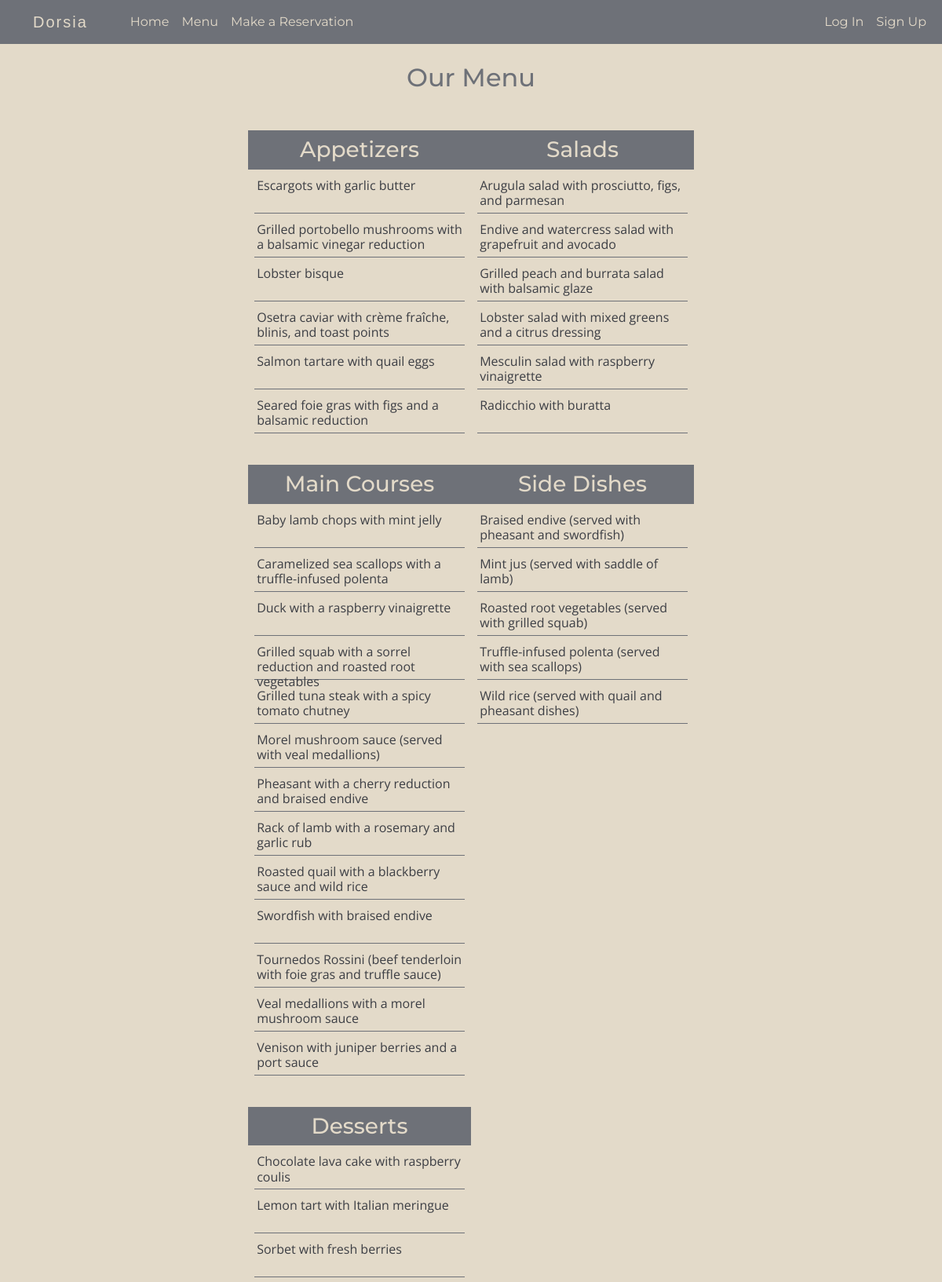
The app's page /menu/ (upper part) with its own data.
### restaurant/models.py (models this page shows, shortened)
class Meal(models.Model):
    meal_name = models.CharField(max_length=100)
    meal_description = models.CharField(max_length=1000)
    meal_type = models.IntegerField(choices=MEAL_TYPE)
    allergens = models.CharField(max_length=250)
    class Meta:
        ordering = ['meal_type', 'meal_name']

### restaurant/views.py (the view)
# urls.py: path('menu/', menu, name='menu'),
def menu(request):
    meals = Meal.objects.all()
    drinks = Drink.objects.all()
    context = {'meals': meals, 'drinks': drinks}
    return render(request, 'menu.html', context)

### templates/menu.html (shortened to what this page needs)
{% extends 'base.html' %}
{% block content %}
<h2 class = "title">Our Menu</h2>
<div class="row menu-row">
    <div class="col-md-10 col-lg-8 col-xl-6 col-sm-12">
        <div class="row">
            <div class="col-md-6 col-sm-12 menu-category">
                <h3>Appetizers</h3>
                {% for meal in meals %}
                {% if meal.meal_type == 0 %}
                <div class="accordion-item">
                    <h4 class="accordion-header" id="flush-heading-{{ meal.id }}">
                        <button class="accordion-button collapsed" type="button" data-bs-toggle="collapse"
                            data-bs-target="#flush-collapse-{{ meal.id }}" aria-expanded="false"
                            aria-controls="flush-collapse-{{ meal.id }}">{{ meal.meal_name }}
                        </button>
                </div>
                {% endif %}
                {% endfor %}
            </div>
            <div class="col-md-6 col-sm-12 menu-category">
                <h3>Salads</h3>
                {% for meal in meals %}
                {% if meal.meal_type == 1 %}
                <div class="accordion-item">
                    <h4 class="accordion-header" id="flush-heading-{{ meal.id }}">
                        <button class="accordion-button collapsed" type="button" data-bs-toggle="collapse"
                            data-bs-target="#flush-collapse-{{ meal.id }}" aria-expanded="false"
                            aria-controls="flush-collapse-{{ meal.id }}">{{ meal.meal_name }}
                        </button>
                </div>
                {% endif %}
                {% endfor %}
            </div>
            <div class="col-md-6 col-sm-12 menu-category">
                <h3>Main Courses</h3>
                {% for meal in meals %}
                {% if meal.meal_type == 2 %}
                <div class="accordion-item">
                    <h4 class="accordion-header" id="flush-heading-{{ meal.id }}">
                        <button class="accordion-button collapsed" type="button" data-bs-toggle="collapse"
                            data-bs-target="#flush-collapse-{{ meal.id }}" aria-expanded="false"
                            aria-controls="flush-collapse-{{ meal.id }}">{{ meal.meal_name }}
                        </button>
                </div>
                {% endif %}
                {% endfor %}
            </div>
            <div class="col-md-6 col-sm-12 menu-category">
                <h3>Side Dishes</h3>
                {% for meal in meals %}
                {% if meal.meal_type == 3 %}
                <div class="accordion-item">
                    <h4 class="accordion-header" id="flush-heading-{{ meal.id }}">
                        <button class="accordion-button collapsed" type="button" data-bs-toggle="collapse"
                            data-bs-target="#flush-collapse-{{ meal.id }}" aria-expanded="false"
                            aria-controls="flush-collapse-{{ meal.id }}">{{ meal.meal_name }}
                        </button>
                </div>
                {% endif %}
                {% endfor %}
            </div>
            <div class="col-md-6 col-sm-12 menu-category">
                <h3>Desserts</h3>
                {% for meal in meals %}
                {% if meal.meal_type == 4 %}
                <div class="accordion-item">
                    <h4 class="accordion-header" id="flush-heading-{{ meal.id }}">
                        <button class="accordion-button collapsed" type="button" data-bs-toggle="collapse"
                            data-bs-target="#flush-collapse-{{ meal.id }}" aria-expanded="false"
                            aria-controls="flush-collapse-{{ meal.id }}">{{ meal.meal_name }}
                        </button>
                        </h4>
                </div>
                {% endif %}
                {% endfor %}
            </div>
        </div>
    </div>
</div>
{% endblock %}

### static/css/style.css (style rules this page uses)
body { font-family: "Open Sans", sans-serif; overflow-x: hidden; color: #3C3E44; padding-top: 3rem; }
.row { --bs-gutter-x: 0 !important; --bs-gutter-y: 0 !important; }
.title { text-align: center; padding: 2rem 1rem; background-color: #E3DAC9; margin-bottom: 0; font-family: "Montserrat", sans-serif; color: #6E7178; }
.menu-row { background-color: #E3DAC9; padding: 1rem 2rem; font-family: "Open Sans", sans-serif; color: #3C3E44; justify-content: center; }
.menu-row h3 { font-family: "Montserrat", sans-serif; text-align: center; background-color: #6E7178; color: #3C3E44; padding: 0.5rem 0; color: #E3DAC9; }
.menu-category { padding: 0 0.5rem; margin-bottom: 2rem; }
.menu-category h4 { margin: 0.5rem; background-color: #E3DAC9; border-bottom: 1px solid #6E7178; height: 3rem; padding: 0.2rem; color: #3C3E44; }

### records on screen
Meal: meal_name "Escargots with garlic butter"
Meal: meal_name "Grilled portobello mushrooms with a balsamic vinegar reduction"
Meal: meal_name "Lobster bisque"
Meal: meal_name "Osetra caviar with crème fraîche, blinis, and toast points"
Meal: meal_name "Salmon tartare with quail eggs"
Meal: meal_name "Seared foie gras with figs and a balsamic reduction"
Meal: meal_name "Arugula salad with prosciutto, figs, and parmesan"
Meal: meal_name "Endive and watercress salad with grapefruit and avocado"
Meal: meal_name "Grilled peach and burrata salad with balsamic glaze"
Meal: meal_name "Lobster salad with mixed greens and a citrus dressing"
Meal: meal_name "Mesculin salad with raspberry vinaigrette"
Meal: meal_name "Radicchio with buratta"
Meal: meal_name "Baby lamb chops with mint jelly"
Meal: meal_name "Caramelized sea scallops with a truffle-infused polenta"
Meal: meal_name "Duck with a raspberry vinaigrette"
Meal: meal_name "Grilled squab with a sorrel reduction and roasted root vegetables"
Meal: meal_name "Grilled tuna steak with a spicy tomato chutney"
Meal: meal_name "Morel mushroom sauce (served with veal medallions)"
Meal: meal_name "Pheasant with a cherry reduction and braised endive"
Meal: meal_name "Rack of lamb with a rosemary and garlic rub"
Meal: meal_name "Roasted quail with a blackberry sauce and wild rice"
Meal: meal_name "Swordfish with braised endive"
Meal: meal_name "Tournedos Rossini (beef tenderloin with foie gras and truffle sauce)"
Meal: meal_name "Veal medallions with a morel mushroom sauce"
Meal: meal_name "Venison with juniper berries and a port sauce"
Meal: meal_name "Braised endive (served with pheasant and swordfish)"
Meal: meal_name "Mint jus (served with saddle of lamb)"
Meal: meal_name "Roasted root vegetables (served with grilled squab)"
Meal: meal_name "Truffle-infused polenta (served with sea scallops)"
Meal: meal_name "Wild rice (served with quail and pheasant dishes)"
Meal: meal_name "Chocolate lava cake with raspberry coulis"
Meal: meal_name "Lemon tart with Italian meringue"
Meal: meal_name "Sorbet with fresh berries"
